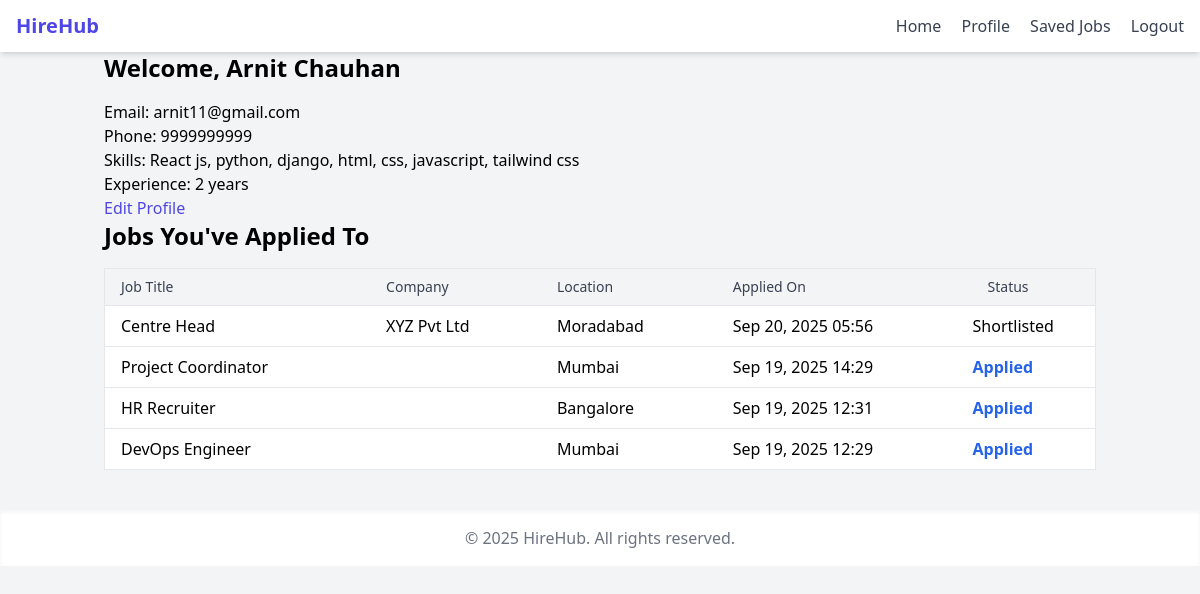
The app's page /candidate-dashboard/ (signed in) with its own data.
### users/models.py (models this page shows, shortened)
class CandidateProfile(models.Model):
    user = models.OneToOneField(User, on_delete= models.CASCADE)
    full_name = models.CharField(max_length=100)
    phone_number = models.CharField(max_length=10)
    resume = models.FileField(upload_to='resumes/')
    skills = models.TextField(max_length=400)
    experience = models.PositiveIntegerField(default= 0)

class User(AbstractUser):
    ROLE_CHOICES = (
        ('J', "Job Seeker"),
        ('R', "Recruiter")
    )
    role = models.CharField(max_length=20, choices= ROLE_CHOICES)
    def is_candidate(self):
        return self.role == "J"

class JobApplication(models.Model):
    STATUS_CHOICES = [
        ("Applied", "Applied"),
        ("Seen", "Seen"),
        ("Shortlisted", "Shortlisted"),
        ("Rejected", "Rejected"),
        ("Selected", "Selected"),
    ]
    job = models.ForeignKey(Job, on_delete=models.CASCADE, related_name="applications")
    candidate = models.ForeignKey(User, on_delete= models.CASCADE)
    applied_at = models.DateTimeField(auto_now_add=True)
    cover_letter = models.TextField(blank=True, null=True)
    status = models.CharField(max_length=20, choices=STATUS_CHOICES, default="applied")
    class Meta:
        unique_together = ("job", "candidate")

class Job(models.Model):
    recruiter = models.ForeignKey(User, on_delete= models.CASCADE, limit_choices_to= {"Role": 'R'})
    title = models.CharField(max_length=300)
    description = models.TextField()
    location = models.CharField(max_length= 150)
    salary = models.CharField(max_length= 100)
    created_at = models.DateTimeField(auto_now_add= True)

class RecruiterProfile(models.Model):
    user = models.OneToOneField(User, on_delete= models.CASCADE)
    company_name = models.CharField(max_length=100)
    phone_number = models.CharField(max_length=10)
    address = models.CharField(max_length=250)

### users/views.py (the view)
# urls.py: path("candidate-dashboard/", candidate_dashboard, name = "candidate_dashboard"),
@login_required
def candidate_dashboard(request):
    profile = CandidateProfile.objects.filter(user=request.user).first()
    applications = JobApplication.objects.filter(candidate=request.user).select_related("job").order_by("-applied_at")
    return render(request, "users/candidate_dashboard.html", {"profile": profile, "applications":applications})

### users/templates/users/candidate_dashboard.html (shortened to what this page needs)
{% extends "base.html" %}
{% block content %}
<h1 class="text-2xl font-bold mb-4">Welcome, {{ profile.full_name }}</h1>
<p>Email: {{ request.user.email }}</p>
<p>Phone: {{ profile.phone_number }}</p>
<p>Skills: {{ profile.skills }}</p>
<p>Experience: {{ profile.experience }} years</p>
<a href="{% url 'candidate_profile' %}" class="text-indigo-600 hover:underline">Edit Profile</a>
<h1 class="text-2xl font-bold mb-4">Jobs You've Applied To</h1>
{% if applications %}
<div class="overflow-x-auto">
  <table class="min-w-full border border-gray-200 divide-y divide-gray-200">
    <thead class="bg-gray-100">
      <tr>
        <th class="px-4 py-2 text-left text-sm font-medium text-gray-700">Job Title</th>
        <th class="px-4 py-2 text-left text-sm font-medium text-gray-700">Company</th>
        <th class="px-4 py-2 text-left text-sm font-medium text-gray-700">Location</th>
        <th class="px-4 py-2 text-left text-sm font-medium text-gray-700">Applied On</th>
        <th class="px-4 py-2 text-left text-sm font-medium text-gray-700">Status</th>
      </tr>
    </thead>
    <tbody class="bg-white divide-y divide-gray-200">
      {% for app in applications %}
      <tr>
        <td class="px-4 py-2">{{ app.job.title }}</td>
        <td class="px-4 py-2">{{ app.job.recruiter.recruiterprofile.company_name }}</td>
        <td class="px-4 py-2">{{ app.job.location }}</td>
        <td class="px-4 py-2">{{ app.applied_at|date:"M d, Y H:i" }}</td>
        <td>
      {% if app.status == "applied" %}
        <span class="text-blue-600 font-semibold">Applied</span>
      {% elif app.status == "seen" %}
        <span class="text-gray-600 font-semibold">Seen</span>
      {% elif app.status == "shortlisted" %}
        <span class="text-green-600 font-semibold">Shortlisted</span>
      {% elif app.status == "rejected" %}
        <span class="text-red-600 font-semibold">Rejected</span>
      {% else %}
        <span>{{ app.status }}</span>
      {% endif %}
    </td>
      </tr>
      {% endfor %}
    </tbody>
  </table>
</div>
{% else %}
<p class="text-gray-500">You haven't applied to any jobs yet.</p>
{% endif %}
{% endblock %}

### records on screen
CandidateProfile: full_name "Arnit Chauhan", phone_number "9999999999", skills "React js, python, django, html, css, javascript, tailwind css", experience "2"
User: user.email "arnit11@gmail.com"
JobApplication: job "Centre Head", job.recruiter.recruiterprofile.company_name "XYZ Pvt Ltd", job.location "Moradabad", applied_at "Sep 20, 2025 05:56", status "Shortlisted"
JobApplication: job "Project Coordinator", job.location "Mumbai", applied_at "Sep 19, 2025 14:29", status "Applied"
JobApplication: job "HR Recruiter", job.location "Bangalore", applied_at "Sep 19, 2025 12:31", status "Applied"
JobApplication: job "DevOps Engineer", job.location "Mumbai", applied_at "Sep 19, 2025 12:29", status "Applied"
